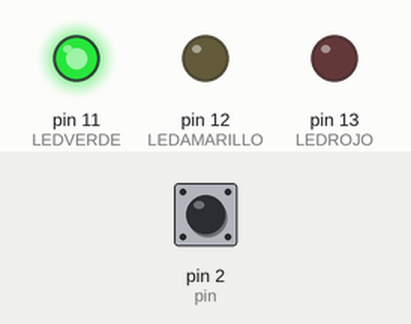
A sketch run on a simulated Arduino Uno, built with avr-gcc and run on an emulated ATmega328P. Parts: output pins drawn as LEDs (lit = HIGH). The inputs (shaded band) are chosen by the test bench; at power-on: pin 2 (pin) HIGH.

Above: at 1.2 s.
1.3 s: pin 2 (pin) pulled LOW for 0.15 s
At 2.6 s:
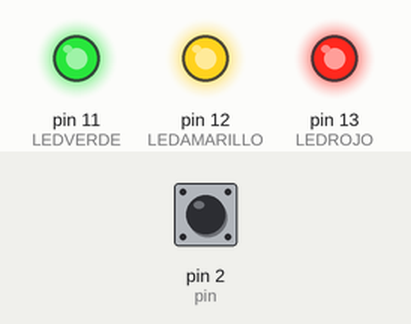
At 4.3 s:
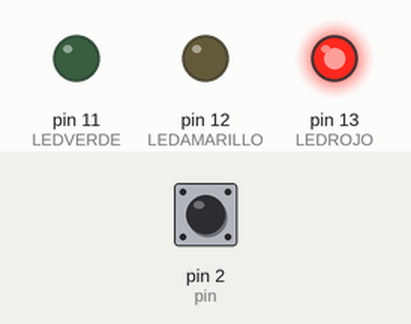
4.4 s: pin 2 (pin) pulled LOW for 1 s
At 7.4 s:
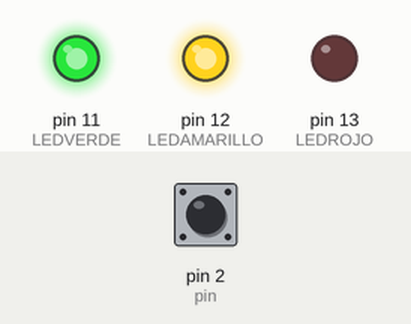
8.4 s: pin 2 (pin) pulled LOW for 3.2 s
Timing chart, 0 to 19.1 s (numbered marks = the images above; inputs shaded):
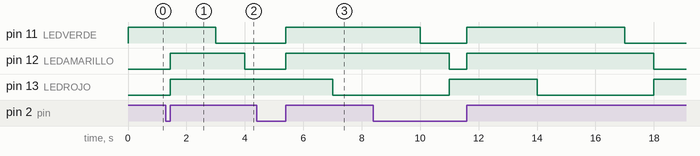

Measured:
- after the input at 1.3 s, pin 13 (LEDROJO): LOW → HIGH after 0.15 s instead of 2.7 s
- after the input at 4.4 s, pin 11 (LEDVERDE): LOW → HIGH after 1.0 s instead of 2.6 s; pin 12 (LEDAMARILLO): LOW → HIGH after 1.0 s

The sketch:

punto_4.ino
```cpp
const int pin = 2;
int LEDVERDE=11;
int LEDAMARILLO=12;
int LEDROJO=13;

void setup()
{
   pinMode(LEDVERDE, OUTPUT);
  pinMode(LEDAMARILLO, OUTPUT);
  pinMode(LEDROJO, OUTPUT);
   Serial.begin(9600);
   pinMode(pin, INPUT_PULLUP);
   attachInterrupt(digitalPinToInterrupt(pin), FSEMAFORO, RISING);
}

void loop()
{
     digitalWrite(13, LOW);
  digitalWrite(11, HIGH);
  delay(3000);
  digitalWrite(11, LOW);
  digitalWrite(12, HIGH);
  delay(1000);
  digitalWrite(12, LOW);
  digitalWrite(13, HIGH);
  delay(3000);

}

void FSEMAFORO()
{
   digitalWrite(11, HIGH);
  digitalWrite(12, HIGH);
   digitalWrite(13, HIGH);
   delay(5000);

}
```
